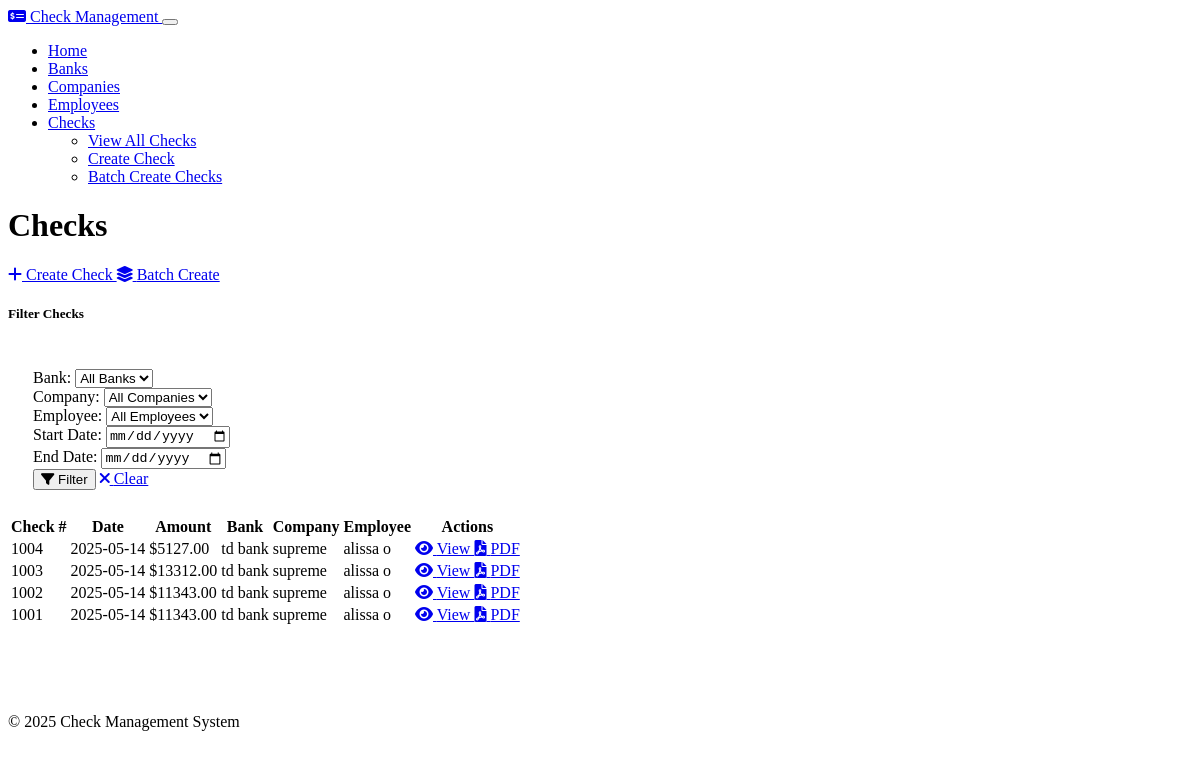
The page /checks on the database as committed earlier.
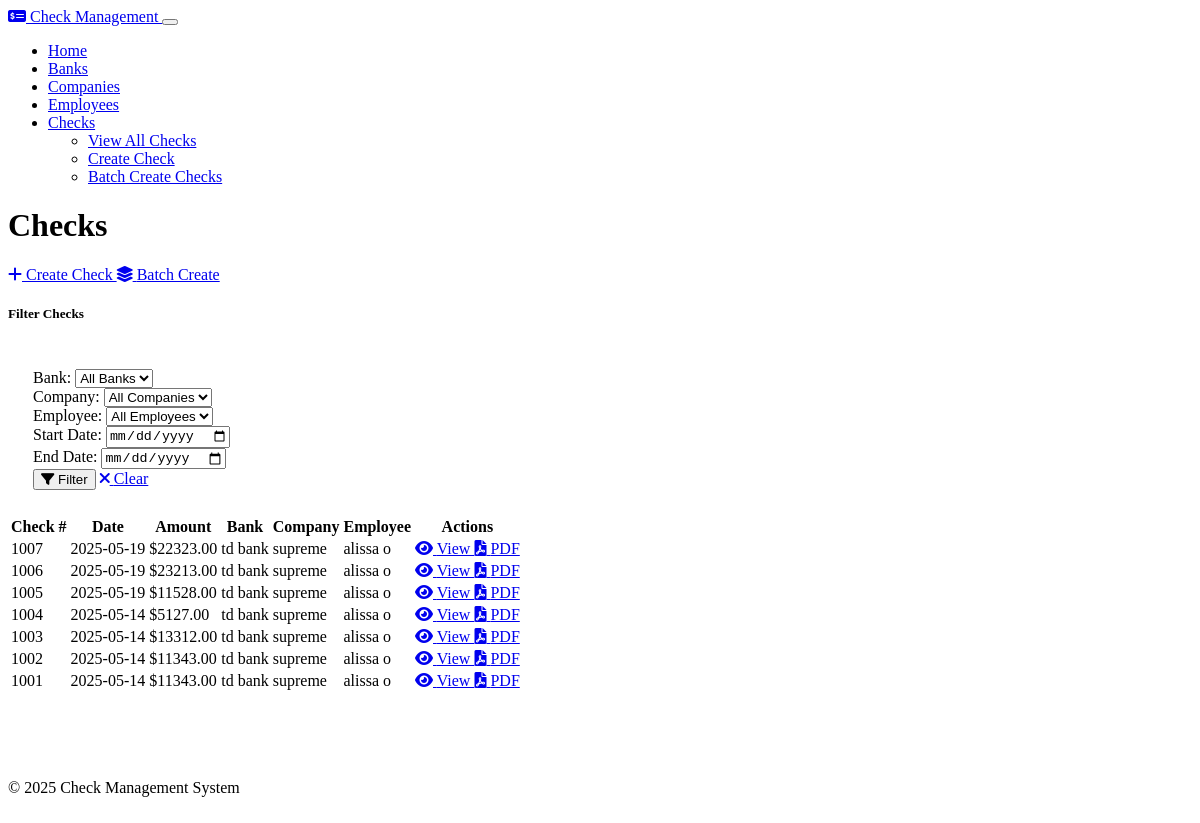
The same page on the database as committed later.
### models.py (models this page shows, shortened)
class Check(db.Model):
    id = db.Column(db.Integer, primary_key=True)
    check_number = db.Column(db.Integer, nullable=False)
    amount = db.Column(db.Numeric(10, 2), nullable=False)
    date = db.Column(db.Date, nullable=False, default=datetime.utcnow)
    hours_worked = db.Column(db.Numeric(6, 2), nullable=True)
    pay_rate = db.Column(db.Numeric(10, 2), nullable=True)
    overtime_hours = db.Column(db.Numeric(6, 2), nullable=True)
    overtime_rate = db.Column(db.Numeric(10, 2), nullable=True)
    holiday_hours = db.Column(db.Numeric(6, 2), nullable=True)
    holiday_rate = db.Column(db.Numeric(10, 2), nullable=True)
    memo = db.Column(db.String(200), nullable=True)
    bank_id = db.Column(db.Integer, db.ForeignKey('bank.id'), nullable=False)
    company_id = db.Column(db.Integer, db.ForeignKey('company.id'), nullable=False)
    employee_id = db.Column(db.Integer, db.ForeignKey('employee.id'), nullable=False)
    client_id = db.Column(db.Integer, db.ForeignKey('company_client.id'), nullable=True)
    client = db.relationship('CompanyClient', backref='checks', lazy=True)

class Bank(db.Model):
    id = db.Column(db.Integer, primary_key=True)
    name = db.Column(db.String(100), nullable=False)
    routing_number = db.Column(db.String(9), nullable=False)
    account_number = db.Column(db.String(20), nullable=False)
    last_check_number = db.Column(db.Integer, default=1000)
    checks = db.relationship('Check', backref='bank', lazy=True, cascade="all, delete-orphan")

class Company(db.Model):
    id = db.Column(db.Integer, primary_key=True)
    name = db.Column(db.String(100), nullable=False)
    address = db.Column(db.String(200), nullable=False)
    logo = db.Column(db.Text, nullable=True)  # Store as base64 encoded string
    default_bank_id = db.Column(db.Integer, db.ForeignKey('bank.id'), nullable=True)
    employees = db.relationship('Employee', backref='company', lazy=True, cascade="all, delete-orphan")
    checks = db.relationship('Check', backref='company', lazy=True, cascade="all, delete-orphan")
    clients = db.relationship('CompanyClient', backref='company', lazy=True, cascade="all, delete-orphan")
    default_bank = db.relationship('Bank', backref='companies')

class Employee(db.Model):
    id = db.Column(db.Integer, primary_key=True)
    name = db.Column(db.String(100), nullable=False)
    title = db.Column(db.String(100), nullable=False)
    company_id = db.Column(db.Integer, db.ForeignKey('company.id'), nullable=False)
    checks = db.relationship('Check', backref='employee', lazy=True, cascade="all, delete-orphan")

### routes.py (the view)
    @app.route('/checks')
    def checks_index():
        bank_id = request.args.get('bank_id', type=int)
        company_id = request.args.get('company_id', type=int)
        employee_id = request.args.get('employee_id', type=int)
        start_date = request.args.get('start_date')
        end_date = request.args.get('end_date')
        query = Check.query
        if bank_id:
            query = query.filter(Check.bank_id == bank_id)
        if company_id:
            query = query.filter(Check.company_id == company_id)
        if employee_id:
            query = query.filter(Check.employee_id == employee_id)
        if start_date:
            start_date = datetime.strptime(start_date, '%Y-%m-%d').date()
            query = query.filter(Check.date >= start_date)
        if end_date:
            end_date = datetime.strptime(end_date, '%Y-%m-%d').date()
            query = query.filter(Check.date <= end_date)
        checks = query.order_by(Check.date.desc(), Check.check_number.desc()).all()
        banks = Bank.query.all()
        companies = Company.query.all()
        employees = Employee.query.all()
        return render_template(
            'checks/index.html',
            checks=checks,
            banks=banks,
            companies=companies,
            employees=employees,
            bank_id=bank_id,
            company_id=company_id,
            employee_id=employee_id,
            start_date=start_date,
            end_date=end_date
        )

### templates/checks/index.html (shortened to what this page needs)
{% extends 'layout.html' %}
{% block content %}
<div class="d-flex justify-content-between align-items-center mb-4">
    <h1>Checks</h1>
    <div>
        <a href="{{ url_for('checks_create') }}" class="btn btn-primary me-2">
            <i class="fas fa-plus me-1"></i> Create Check
        </a>
        <a href="{{ url_for('checks_batch') }}" class="btn btn-success">
            <i class="fas fa-layer-group me-1"></i> Batch Create
        </a>
    </div>
</div>
<div class="card mb-4">
    <div class="card-header">
        <h5 class="mb-0">Filter Checks</h5>
    </div>
    <div class="card-body">
        <form method="get" action="{{ url_for('checks_index') }}">
            <div class="row">
                <div class="col-md-3 mb-3">
                    <label for="bank_id" class="form-label">Bank:</label>
                    <select name="bank_id" id="bank_id" class="form-select">
                        <option value="">All Banks</option>
                    </select>
                </div>
                <div class="col-md-3 mb-3">
                    <label for="company_id" class="form-label">Company:</label>
                    <select name="company_id" id="company_id" class="form-select">
                        <option value="">All Companies</option>
                    </select>
                </div>
                <div class="col-md-3 mb-3">
                    <label for="employee_id" class="form-label">Employee:</label>
                    <select name="employee_id" id="employee_id" class="form-select">
                        <option value="">All Employees</option>
                    </select>
                </div>
                <div class="col-md-3 mb-3">
                    <label for="start_date" class="form-label">Start Date:</label>
                    <input type="date" name="start_date" id="start_date" class="form-control" value="{{ start_date }}">
                </div>
                <div class="col-md-3 mb-3">
                    <label for="end_date" class="form-label">End Date:</label>
                    <input type="date" name="end_date" id="end_date" class="form-control" value="{{ end_date }}">
                </div>
                <div class="col-md-3 d-flex align-items-end mb-3">
                    <button type="submit" class="btn btn-primary me-2">
                        <i class="fas fa-filter me-1"></i> Filter
                    </button>
                    <a href="{{ url_for('checks_index') }}" class="btn btn-secondary">
                        <i class="fas fa-times me-1"></i> Clear
                    </a>
                </div>
            </div>
        </form>
    </div>
</div>
{% if checks %}
    <div class="table-responsive">
        <table class="table table-hover">
            <thead>
                <tr>
                    <th>Check #</th>
                    <th>Date</th>
                    <th>Amount</th>
                    <th>Bank</th>
                    <th>Company</th>
                    <th>Employee</th>
                    <th>Actions</th>
                </tr>
            </thead>
            <tbody>
                {% for check in checks %}
                    <tr>
                        <td>{{ check.check_number }}</td>
                        <td>{{ check.date.strftime('%Y-%m-%d') }}</td>
                        <td>${{ check.amount }}</td>
                        <td>{{ check.bank.name }}</td>
                        <td>{{ check.company.name }}</td>
                        <td>{{ check.employee.name }}</td>
                        <td>
                            <div class="btn-group" role="group">
                                <a href="{{ url_for('checks_view', id=check.id) }}" class="btn btn-sm btn-info">
                                    <i class="fas fa-eye"></i> View
                                </a>
                                <a href="{{ url_for('checks_pdf', id=check.id) }}" class="btn btn-sm btn-primary">
                                    <i class="fas fa-file-pdf"></i> PDF
                                </a>
                            </div>
                        </td>
                    </tr>
                {% endfor %}
            </tbody>
        </table>
    </div>
{% else %}
    <div class="alert alert-info">
        <i class="fas fa-info-circle me-2"></i> No checks found with the current filters. Try adjusting your search criteria or create new checks.
    </div>
{% endif %}
{% endblock %}

### templates/layout.html (shortened to what this page needs)
<!DOCTYPE html>
<html lang="en" data-bs-theme="dark">
<head>
    <link rel="stylesheet" href="https://cdn.replit.com/agent/bootstrap-agent-dark-theme.min.css">
    <link rel="stylesheet" href="{{ url_for('static', filename='css/custom.css') }}">
    <link rel="stylesheet" href="https://cdnjs.cloudflare.com/ajax/libs/font-awesome/6.0.0/css/all.min.css">
</head>
<body>
    <nav class="navbar navbar-expand-lg navbar-dark bg-dark mb-4">
        <div class="container">
            <a class="navbar-brand" href="{{ url_for('index') }}">
                <i class="fas fa-money-check-alt me-2"></i>
                Check Management
            </a>
            <button class="navbar-toggler" type="button" data-bs-toggle="collapse" data-bs-target="#navbarNav"
                    aria-controls="navbarNav" aria-expanded="false" aria-label="Toggle navigation">
            </button>
            <div class="collapse navbar-collapse" id="navbarNav">
                <ul class="navbar-nav">
                    <li class="nav-item">
                        <a class="nav-link {% if request.path == '/' %}active{% endif %}"
                           href="{{ url_for('index') }}">Home</a>
                    </li>
                    <li class="nav-item">
                        <a class="nav-link {% if '/banks' in request.path %}active{% endif %}"
                           href="{{ url_for('banks_index') }}">Banks</a>
                    </li>
                    <li class="nav-item">
                        <a class="nav-link {% if '/companies' in request.path %}active{% endif %}"
                           href="{{ url_for('companies_index') }}">Companies</a>
                    </li>
                    <li class="nav-item">
                        <a class="nav-link {% if '/employees' in request.path %}active{% endif %}"
                           href="{{ url_for('employees_index') }}">Employees</a>
                    </li>
                    <li class="nav-item dropdown">
                        <a class="nav-link dropdown-toggle {% if '/checks' in request.path %}active{% endif %}"
                           href="#" id="checksDropdown" role="button"
                           data-bs-toggle="dropdown" aria-expanded="false">
                            Checks
                        </a>
                        <ul class="dropdown-menu" aria-labelledby="checksDropdown">
                            <li><a class="dropdown-item" href="{{ url_for('checks_index') }}">View All Checks</a></li>
                            <li><a class="dropdown-item" href="{{ url_for('checks_create') }}">Create Check</a></li>
                            <li><a class="dropdown-item" href="{{ url_for('checks_batch') }}">Batch Create Checks</a></li>
                        </ul>
                    </li>
                </ul>
            </div>
        </div>
    </nav>
    <main class="container mb-5">
        {% block content %}{% endblock %}
    </main>
    <footer class="bg-dark text-light py-4 mt-5">
        <div class="container text-center">
            <p>&copy; {{ now.year }} Check Management System</p>
        </div>
    </footer>
</body>
</html>

### static/css/custom.css (style rules this page uses)
.btn-group .btn { transition: all 0.2s ease; }
.card { transition: all 0.3s ease; }
footer { margin-top: 50px; padding: 20px 0; }
.card .card-body { padding: 25px; }
.form-label { font-weight: 500; }
.table th { font-weight: 600; }

Rows that differ between the two databases and show on the page:
added Check: check_number "1007", date "2025-05-19", amount "22323.00", bank.name "td bank", company.name "supreme", employee.name "alissa o"
added Check: check_number "1006", date "2025-05-19", amount "23213.00", bank.name "td bank", company.name "supreme", employee.name "alissa o"
added Check: check_number "1005", date "2025-05-19", amount "11528.00", bank.name "td bank", company.name "supreme", employee.name "alissa o"
